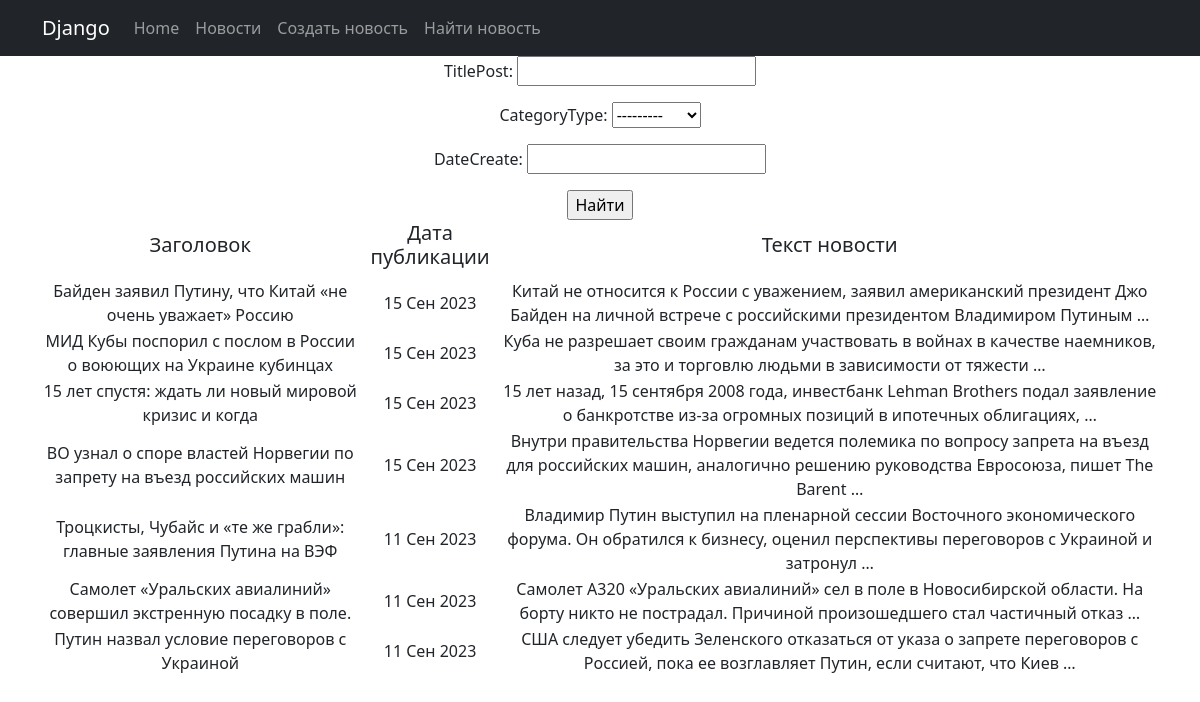
The page /news/search_news on the database as committed earlier.
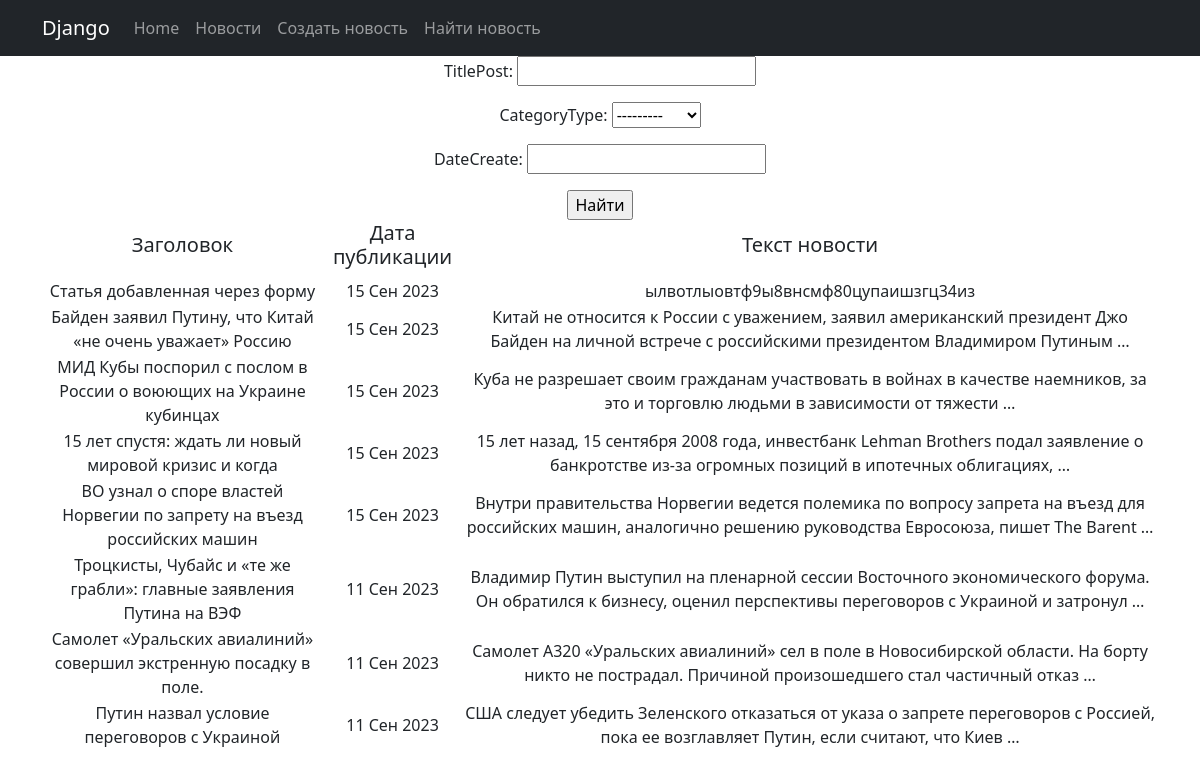
The same page on the database as committed later.
### news/models.py (models this page shows, shortened)
class Post(models.Model):
    author = models.ForeignKey(Author, on_delete=models.CASCADE)
    NEWS = 'NW'
    ARTICLE = 'AR'
    CHOICE_CATEGORY = [
        (NEWS, 'Новости'),
        (ARTICLE, 'Статья')
    ]
    categoryType = models.CharField(
        max_length=2, choices=CHOICE_CATEGORY, default=ARTICLE)
    dateCreate = models.DateTimeField(auto_now_add=True)
    postCategory = models.ManyToManyField(Category, through='PostCategory')
    titlePost = models.CharField(max_length=128)
    textPost = models.TextField()
    rating = models.IntegerField(default=0)
    class Meta:
        verbose_name = 'Статья'
        verbose_name_plural = 'Статьи'
        ordering = ('-dateCreate',)

### news/views.py (the view)
# urls.py: path('search_news', SearchNews.as_view(), name='search_news')
class SearchNews(ListView):
    model = Post
    template_name = 'news/search_news.html'
    context_object_name = 'filter_list'
    def get_queryset(self) -> QuerySet[Any]:
        queryset = super().get_queryset()
        if self.request.GET is None:
            return queryset.none()
        else:
            self.filterset = PostFilter(self.request.GET, queryset)
            return self.filterset.qs
    def get_context_data(self, **kwargs: Any) -> dict[str, Any]:
        context = super().get_context_data(**kwargs)
        context['filterset'] = self.filterset
        return context

### templates/news/search_news.html (shortened to what this page needs)
{% extends 'news/default.html' %}
{% load censor_filters %}
{% load custom_tags %}
{% block content %}
    <form action="" method="get">
        {{ filterset.form.as_p }}
        <input type="submit" value="Найти">
    </form>
    {% if filter_list %}
        <table>
            <tr>
                <td><h5>Заголовок</h5></td>
                <td><h5>Дата публикации</h5></td>
                <td><h5>Текст новости</h5></td>
            </tr>
            {% for post in filter_list %}
                <tr>
                    <td>{{ post.titlePost }}</td>
                    <td>{{ post.dateCreate|date:'d M Y' }}</td>
                    <td>{{ post.textPost|truncatewords:20}}</td>
                </tr>
            {% endfor %}
        </table>
    {% else %}
        <h2>Новостей нет</h2>
    {% endif %}
{% endblock %}

Rows that differ between the two databases and show on the page:
added Post: titlePost "Статья добавленная через форму", dateCreate "15 Сен 2023", textPost "ылвотлыовтф9ы8внсмф80цупаишзгц34из"
